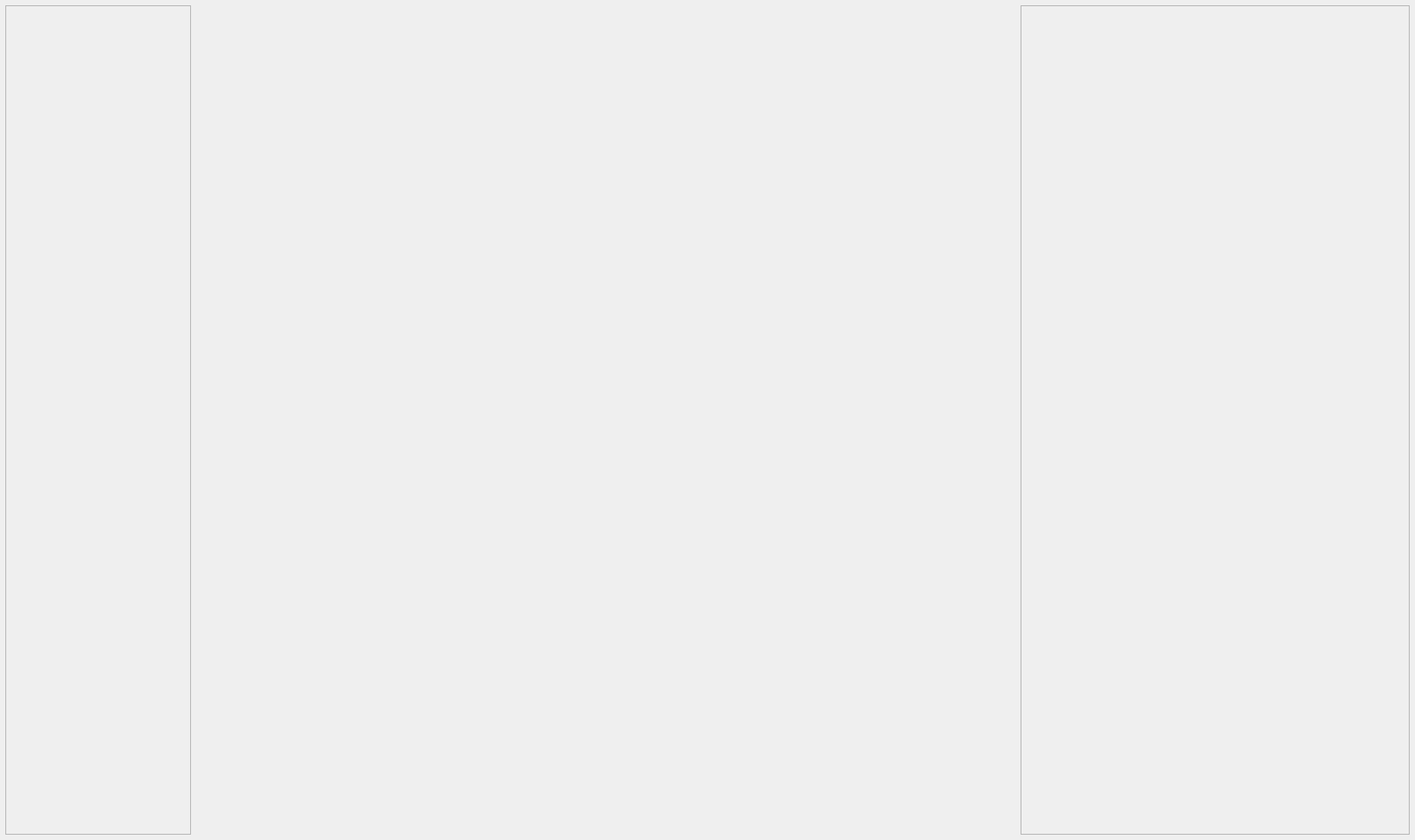
<?xml version="1.0" encoding="UTF-8"?>
<ui version="4.0">
 <class>MiniCADShell</class>
 <widget class="QWidget" name="MiniCADShell">
  <property name="geometry">
   <rect>
    <x>0</x>
    <y>0</y>
    <width>1600</width>
    <height>950</height>
   </rect>
  </property>
  <layout class="QHBoxLayout" name="centralLayout">
   <property name="spacing">
    <number>8</number>
   </property>
   <property name="leftMargin">
    <number>6</number>
   </property>
   <property name="topMargin">
    <number>6</number>
   </property>
   <property name="rightMargin">
    <number>6</number>
   </property>
   <property name="bottomMargin">
    <number>6</number>
   </property>
   <item>
    <widget class="QFrame" name="folderHost">
     <property name="minimumSize">
      <size>
       <width>210</width>
       <height>0</height>
      </size>
     </property>
     <property name="maximumSize">
      <size>
       <width>340</width>
       <height>16777215</height>
      </size>
     </property>
     <property name="frameShape">
      <enum>QFrame::StyledPanel</enum>
     </property>
    </widget>
   </item>
   <item>
    <widget class="QFrame" name="viewHost">
     <property name="sizePolicy">
      <sizepolicy hsizetype="Expanding" vsizetype="Expanding">
       <horstretch>5</horstretch>
       <verstretch>0</verstretch>
      </sizepolicy>
     </property>
     <property name="frameShape">
      <enum>QFrame::NoFrame</enum>
     </property>
    </widget>
   </item>
   <item>
    <widget class="QFrame" name="sideHost">
     <property name="minimumSize">
      <size>
       <width>440</width>
       <height>0</height>
      </size>
     </property>
     <property name="frameShape">
      <enum>QFrame::StyledPanel</enum>
     </property>
    </widget>
   </item>
  </layout>
 </widget>
 <resources/>
 <connections/>
</ui>
